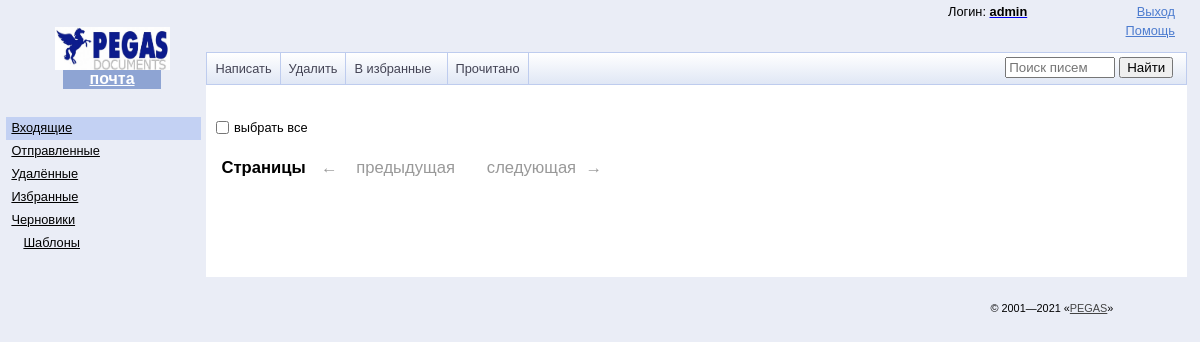
/mail/messages/ (signed in), run on an earlier commit of the app's database.
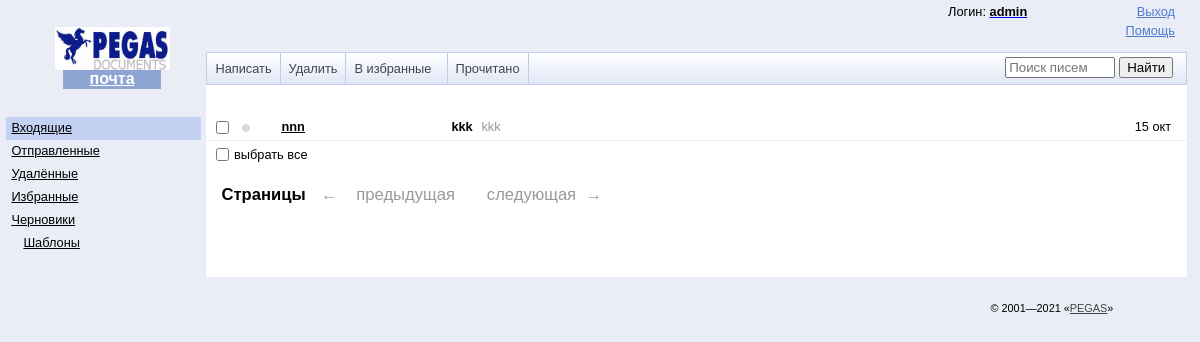
And on a later commit of the database.
### mail/models.py (models this page shows, shortened)
class Message(models.Model):
    sender=models.ForeignKey(User,on_delete=models.CASCADE,related_name="sender", default=None)
    receiver=models.ForeignKey(User, on_delete=models.CASCADE,related_name="receiver", default=None,blank=True,null=True)
    topic=models.CharField(max_length=700)
    text_message= models.TextField()
    read = models.BooleanField(default=False)
    date = models.DateTimeField(auto_now_add=True, auto_now=False)
    files = models.ManyToManyField(File, related_name="files", default=None, blank=True)
    draft = models.BooleanField(default=False, blank=True,null=True)
    in_route = models.BooleanField(default=False)
    is_deleted = models.BooleanField(default=False, blank=True, null=True)
    is_truly_deleted = models.BooleanField(default=False, blank=True, null=True)
    is_favourite = models.BooleanField(default=False, blank=True, null=True)
    def get_absolute_url(self):
        return reverse("message_detail", kwargs={"pk": self.id})
    class Meta:
        ordering = ['-date']

### mail/views.py (the view)
# urls.py: path("messages/", Mail.as_view(), name="messages"),
class Mail(LoginRequiredMixin, View):
    login_url = "login"
    def get(self, request):
        if request.user.groups.filter(name="boss").exists():
            userisboss = True
        else:
            userisboss = False
        type_m=request.GET.get('type', 'inbox')
        user = User.objects.get(username=request.user)
        messages=[]
        search_query = request.GET.get('request', '')
        if search_query:
            messages = Message.objects.filter(
                (Q(sender__username__icontains=search_query) |
                Q(receiver__username__icontains=search_query) |
                Q(topic__icontains=search_query) |
                Q(text_message__icontains=search_query))&(Q(sender=user) | Q(receiver=user))).order_by('date')
        else:
            if type_m == 'inbox':
                messages = Message.objects.filter(receiver=user,is_truly_deleted=False, is_deleted=False)
            elif type_m == 'sent':
                messages = Message.objects.filter(sender=user,is_truly_deleted=False, is_deleted=False)
            elif type_m == 'draft':
                messages = Message.objects.filter(draft=True,is_truly_deleted=False, is_deleted=False)
            elif type_m == 'trash':
                messages = Message.objects.filter((Q(receiver=user) | Q(sender=user)), is_truly_deleted=False,
                                                  is_deleted=True)
            elif type_m == 'favourite':
                messages = Message.objects.filter((Q(receiver=user) | Q(sender=user)), is_favourite=True, is_deleted=False,
                                                  is_truly_deleted=False)
            elif type_m == 'template':
                templates = Templates.objects.all()
                return render(request,'mail/templates.html', context={"templates":templates,"type_m":type_m, "userisboss":userisboss})
        (page, is_paginated, prev_url, next_url) = pagination(request, messages, 20)
        return render(request,'mail/messages.html',context={"messages":page.object_list,
                                                            "type_m":type_m,
                                                            "userisboss":userisboss,
                                                            "search_query": search_query,
                                                            "prev_url": prev_url,
                                                            "next_url": next_url}
                                                            )

### mail/views.py (called while the page is built)
def pagination(request, objects_list, count_of_page):
    paginator = Paginator(objects_list, count_of_page)
    page_number = request.GET.get('page_number', 1)
    page = paginator.get_page(page_number)
    is_paginated = page.has_other_pages()
    if page.has_previous():
        prev_url = 'page_number={0}'.format(page.previous_page_number())
    else:
        prev_url = ''
    if page.has_next():
        next_url = 'page_number={0}'.format(page.next_page_number())
    else:
        next_url = ''
    return (page, is_paginated, prev_url, next_url)

### templates/mail/messages.html (shortened to what the changed rows need)
{%extends 'base.html'%}
{%load static%}
{%block content%}
    <div id="main" role="main" aria-label="Рабочая область">
    <div class="b-messages">
        {%for message in messages%}
            <div class="b-messages__message {%if message.in_route%}b-messages__message_thread{%endif%} {%if not message.read and type_m == 'inbox'%}b-messages__message_unread{%endif%}">
                <label class="b-messages__message__checkbox">
                    <input type="checkbox" name="ids" class="b-form-checkbox" value="176766285374292674" aria-label=" Получено {{message.date|date:'d m '}}">
                </label>
                <div class="b-messages__message__flag" aria-hidden="true">
                    {%if not message.read and type_m == 'inbox'%}
                    <img class="b-mail-icon b-mail-icon_new" src="{%static 'img/b-messages__message_new.png'%}" alt="*" role="presentation">
                    {%endif%}
                </div>
                <span class="b-messages__date" role="presentation" aria-hidden="true" title="Получено {{message.date|date:'d m '}} в {{message.date|timesince}}">
                    <span>{{message.date|date:"d b"}}</span>
                </span>
                <span class="b-messages__message__left" href="{{message.get_absolute_url}}">
                    {%if type_m == 'sent'%}
                    <a class="b-messages__from" href="{{message.get_absolute_url}}" aria-label="Получатель: {{message.receiver.username}}">
                        <span class="b-messages__from__text" aria-hidden="true" role="presentation">
                            <span class="b-messages__from__text">{{message.receiver.username}}</span>
                        </span>
                    </a>
                    {%else%}
                    <a class="b-messages__from" href="{{message.get_absolute_url}}" aria-label="Отправитель: {{message.sender.username}}">
                        <span class="b-messages__from__text" aria-hidden="true" role="presentation">
                            <span class="b-messages__from__text">{{message.sender.username}}</span>
                        </span>
                    </a>
                    {%endif%}
                    <a href="{{message.get_absolute_url}}" class="b-messages__message__link" aria-label="{{message.topic}}">
                        <span aria-hidden="true" role="presentation">
                            <span class="b-messages__subject">
                                <span>{{message.topic}}</span>
                            </span>
                            <span class="b-messages__firstline">
                                {{message.text_message}}
                            </span>&nbsp;
                        </span>
                    </a>
                </span>
            </div>
        {%endfor%}
    </div>
    </div>
{%endblock%}

What changed in the data, as far as the page shows it:
added Message: read False (drawn), date "15 окт", sender.username "nnn", topic "kkk", text_message "kkk"
